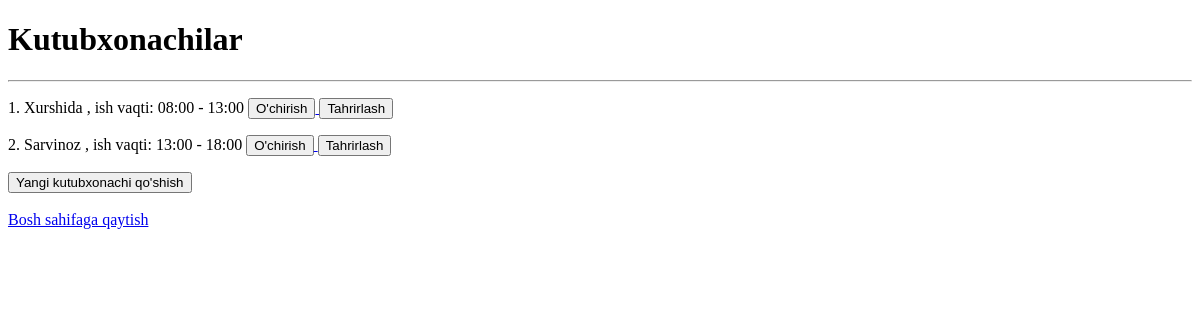
Page /kutubxonachilar/ on the earlier database version.
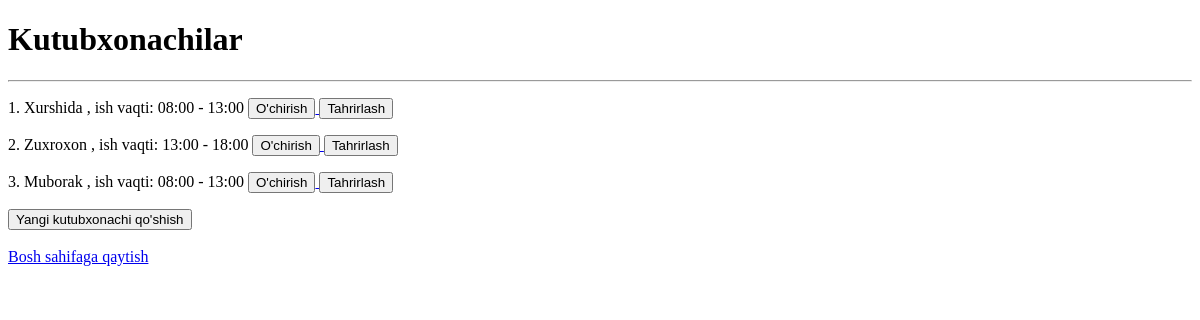
Same page on the later database version.
### mainApp/models.py (models this page shows, shortened)
class Kutubxonachi(models.Model):
    ISH_VAQTI_CHOICES = (
        ("08:00 - 13:00", "08:00 - 13:00"),
        ("13:00 - 18:00", "13:00 - 18:00")
    )
    ism = models.CharField(max_length=255)
    ish_vaqti = models.CharField(max_length=100, default="08:00 - 13:00", choices=ISH_VAQTI_CHOICES)
    class Meta:
        verbose_name_plural = "Kutubxonachilar"

### mainApp/views.py (the view)
# urls.py: path('kutubxonachilar/', kutubxonachilar_view, name="kutubxonachilar"),
def kutubxonachilar_view(request):
    kutubxonachilar = Kutubxonachi.objects.all()
    context = {
        "kutubxonachilar" : kutubxonachilar
    }
    return render(request, 'kutubxonachilar.html', context=context)

### templates/kutubxonachilar.html (shortened to what this page needs)
<!DOCTYPE html>
<html lang="en">
<head>
</head>
<body>
<h1>Kutubxonachilar</h1>
<hr>
{% for kutubxonachi in kutubxonachilar %}
  <p>
    {{ forloop.counter }}.
    {{ kutubxonachi.ism }} , ish vaqti: {{ kutubxonachi.ish_vaqti }}
      <a href="/kutubxonachilar/{{ kutubxonachi.id }}/o'chirish/tasdiqlash/">
          <button>O'chirish</button>
      </a>
      <a href="/kutubxonachilar/{{ kutubxonachi.id }}/tahrirlash/">
          <button>Tahrirlash</button>
      </a>
  </p>
{% endfor %}
<a href="{% url 'kutubxonachi_qoshish' %}">
    <button>Yangi kutubxonachi qo'shish</button>
</a>
<br><br>
<a href="/">Bosh sahifaga qaytish</a>
</body>
</html>

Differences in the rows shown:
removed Kutubxonachi: ism "Sarvinoz", ish_vaqti "13:00 - 18:00"
added Kutubxonachi: ism "Zuxroxon", ish_vaqti "13:00 - 18:00"
added Kutubxonachi: ism "Muborak", ish_vaqti "08:00 - 13:00"
